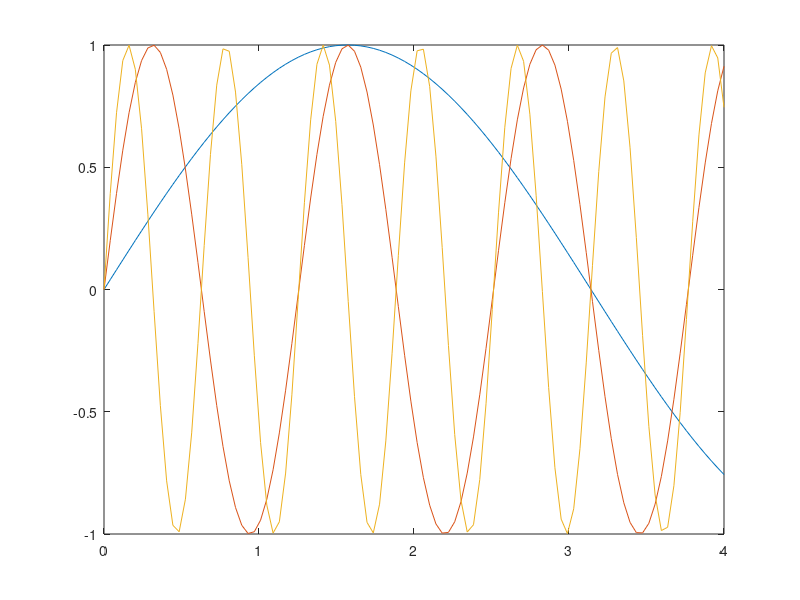

MATLAB code for this plot:
% Zadatak 1.

% Generirajte vektor x ∈ [0, 4], sveukupno 100 točaka. Nacrtajte funkcije sin(x),sin(5x)
% te sin(10x) korištenjem funkcije plot.

clear
clc

x = linspace(0,4,100);
a = sin(x);
b = sin(5*x);
c = sin(10*x);

plot(x, a)
hold on
plot(x, b)
hold on
plot(x, c)